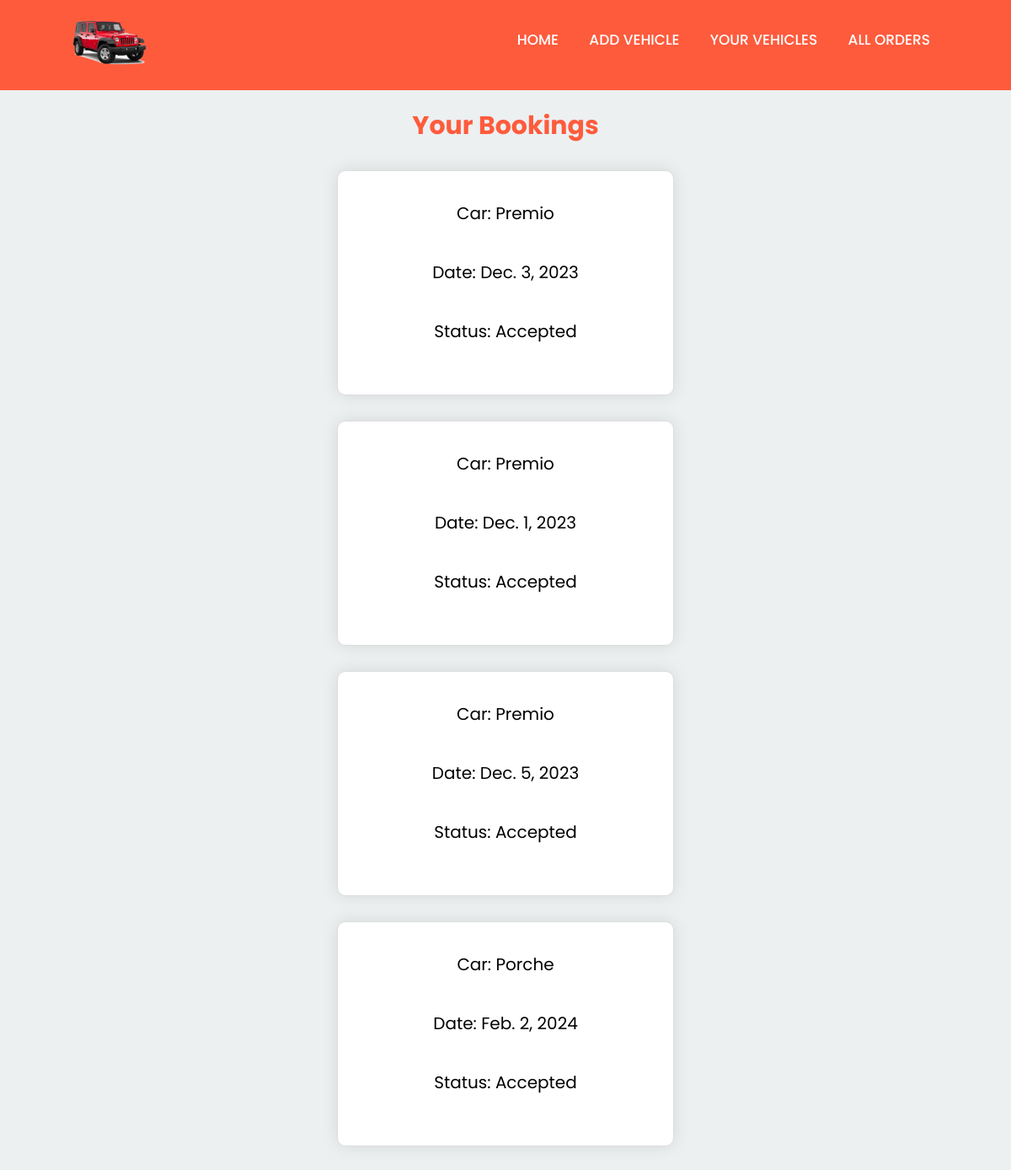
The page /all_orders (signed in) on the database its author committed.
### myapp/models.py (models this page shows, shortened)
class Booking(models.Model):
    status_choices = [
        ('Pending', 'Pending'),
        ('Accepted', 'Accepted'),
        ('Rejected', 'Rejected'),
    ]
    status = models.CharField(max_length=10, choices=status_choices, default='Pending')
    car = models.ForeignKey(Car, on_delete=models.CASCADE)
    customer = models.ForeignKey(CustomUser, on_delete=models.CASCADE)
    booking_date = models.DateField()
    created_at = models.DateTimeField(auto_now_add=True)

class Car(models.Model):
    model = models.CharField(max_length=100)
    image = models.ImageField(upload_to="")
    car_dealer = models.ForeignKey(
        CustomUser,
        on_delete=models.CASCADE,  # This specifies what happens when the referenced CustomUser is deleted
        related_name='cars',       # This allows you to access the related cars from a CustomUser instance
    )
    capacity = models.CharField(max_length=2)
    is_available = models.BooleanField(default=True)
    rent = models.CharField(max_length=10, blank=True)

### myapp/views.py (the view)
# urls.py: path('all_orders',views.dealer_bookings,name='all_orders'),
def dealer_bookings(request):
    dealer = request.user
    bookings = Booking.objects.filter(car__car_dealer=dealer)
    return render(request, 'all_orders.html', {'bookings': bookings})

### templates/all_orders.html (shortened to what this page needs)
{% extends 'dealer_base.html' %} {% block content %}
<h1>Your Bookings</h1>
<ul>
  {% for booking in bookings %}
  <li>
    <p>Car: {{ booking.car.model }}</p>
    <p>Date: {{ booking.booking_date }}</p>
    <p>Status: {{booking.status }}</p>
  </li>
  {% endfor %}
</ul>
{% endblock %}

### templates/dealer_base.html (shortened to what this page needs)
<!DOCTYPE html>
<html lang="en">
  <head>
  </head>
  <body>
    <nav>
      <div class="img">
        <img
          style="width: 100px; height: 60px"
          src="media/jeep-logo.png"
          alt=""
        />
      </div>
      <div class="icon">
        <a href="{% url 'home' %}">HOME</a>
        <a href="{% url 'add_car' %}">ADD VEHICLE</a>
        <a href="{% url 'vehicle_list' %}">YOUR VEHICLES</a>
        <a href="{% url 'all_orders' %}">ALL ORDERS</a>
      </div>
    </nav>
    {% block content %} {% endblock content %}
  </body>
</html>

### templates/dealer_base.html (style rules this page uses)
body { font-family: "Poppins", sans-serif; background: #eeeff1; margin: 0; padding: 0; }
nav { background-color: #fe5b3d; width: 100%; display: flex; justify-content: space-between; margin: 0; }
.img { margin-left: 80px; margin-top: 20px; margin-bottom: 20px; }
.icon { margin-right: 80px; margin-top: 20px; margin-bottom: 20px; }
nav a { display: inline-block; color: white; font-weight: 500; font-size: 17px; text-align: center; padding: 14px 16px; text-decoration: none; transition: transform 0.3s ease-in-out; }

### templates/all_orders.html (style rules this page uses)
body { font-family: "Poppins", sans-serif; background: #ecf0f1; margin: 0; padding: 0; display: flex; flex-direction: column; align-items: center; }
h1 { color: #fe5b3d; font-size: 30px; margin-bottom: 20px; text-align: center; }
ul { list-style: none; padding: 0; margin: 0; }
li { background-color: white; border: 1px solid #ddd; border-radius: 10px; margin: 10px; padding: 15px; box-shadow: 0 0 20px rgba(0, 0, 0, 0.1); display: flex; flex-direction: column; align-items: center; text-align: center; width: 400px; margin-bottom: 30px; padding-bottom: 40px; box-sizing: border-box; }
p { font-size: 20px; }

### rows shown on the page
Booking: car.model "Premio", booking_date "Dec. 3, 2023", status "Accepted"
Booking: car.model "Premio", booking_date "Dec. 1, 2023", status "Accepted"
Booking: car.model "Premio", booking_date "Dec. 5, 2023", status "Accepted"
Booking: car.model "Porche", booking_date "Feb. 2, 2024", status "Accepted"
